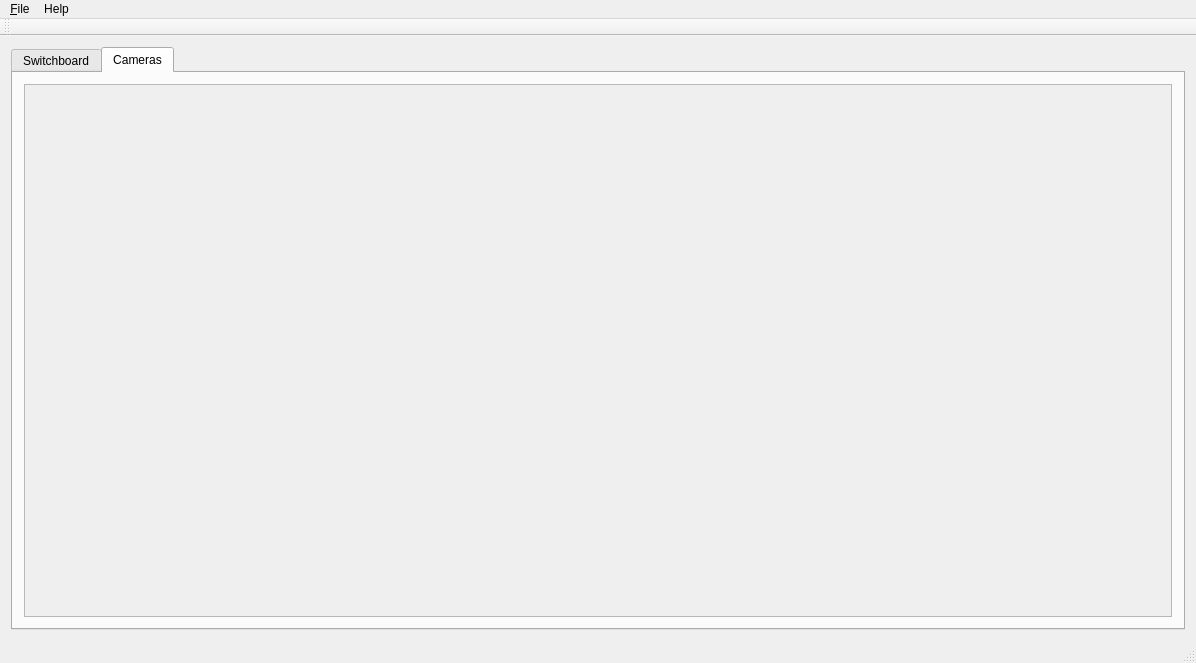
<?xml version="1.0" encoding="UTF-8"?>
<ui version="4.0">
 <class>MainWindow</class>
 <widget class="QMainWindow" name="MainWindow">
  <property name="geometry">
   <rect>
    <x>0</x>
    <y>0</y>
    <width>1196</width>
    <height>663</height>
   </rect>
  </property>
  <property name="windowTitle">
   <string>MainWindow</string>
  </property>
  <property name="documentMode">
   <bool>true</bool>
  </property>
  <property name="dockNestingEnabled">
   <bool>true</bool>
  </property>
  <widget class="QWidget" name="centralWidget">
   <layout class="QVBoxLayout" name="verticalLayout">
    <item>
     <widget class="QTabWidget" name="tabWidget">
      <property name="tabShape">
       <enum>QTabWidget::Rounded</enum>
      </property>
      <property name="currentIndex">
       <number>1</number>
      </property>
      <widget class="QWidget" name="tab">
       <attribute name="title">
        <string>Switchboard</string>
       </attribute>
       <layout class="QHBoxLayout" name="horizontalLayout">
        <item>
         <widget class="QScrollArea" name="switchPage">
          <property name="widgetResizable">
           <bool>true</bool>
          </property>
          <widget class="QWidget" name="scrollAreaWidgetContents">
           <property name="geometry">
            <rect>
             <x>0</x>
             <y>0</y>
             <width>1154</width>
             <height>530</height>
            </rect>
           </property>
          </widget>
         </widget>
        </item>
       </layout>
      </widget>
      <widget class="QWidget" name="cameraPage">
       <attribute name="title">
        <string>Cameras</string>
       </attribute>
       <layout class="QHBoxLayout" name="horizontalLayout_2">
        <item>
         <widget class="QScrollArea" name="scrollArea">
          <property name="sizeAdjustPolicy">
           <enum>QAbstractScrollArea::AdjustToContents</enum>
          </property>
          <property name="widgetResizable">
           <bool>true</bool>
          </property>
          <widget class="QWidget" name="scrollAreaWidgetContents_2">
           <property name="geometry">
            <rect>
             <x>0</x>
             <y>0</y>
             <width>1154</width>
             <height>530</height>
            </rect>
           </property>
          </widget>
         </widget>
        </item>
       </layout>
      </widget>
     </widget>
    </item>
   </layout>
  </widget>
  <widget class="QMenuBar" name="menuBar">
   <property name="geometry">
    <rect>
     <x>0</x>
     <y>0</y>
     <width>1196</width>
     <height>27</height>
    </rect>
   </property>
   <widget class="QMenu" name="menu_File">
    <property name="title">
     <string>&amp;File</string>
    </property>
    <addaction name="actionConnect"/>
    <addaction name="actionDisconnect"/>
    <addaction name="separator"/>
    <addaction name="actionQuit"/>
   </widget>
   <widget class="QMenu" name="menuHelp">
    <property name="title">
     <string>Help</string>
    </property>
    <addaction name="actionAbout"/>
   </widget>
   <addaction name="menu_File"/>
   <addaction name="menuHelp"/>
  </widget>
  <widget class="QStatusBar" name="statusBar"/>
  <widget class="QToolBar" name="mainToolBar">
   <attribute name="toolBarArea">
    <enum>TopToolBarArea</enum>
   </attribute>
   <attribute name="toolBarBreak">
    <bool>false</bool>
   </attribute>
  </widget>
  <action name="actionAbout">
   <property name="text">
    <string>About</string>
   </property>
  </action>
  <action name="actionQuit">
   <property name="text">
    <string>Quit</string>
   </property>
   <property name="shortcut">
    <string>Ctrl+Q</string>
   </property>
  </action>
  <action name="actionConnect">
   <property name="text">
    <string>Connect to server...</string>
   </property>
   <property name="shortcut">
    <string>Ctrl+C</string>
   </property>
  </action>
  <action name="actionDisconnect">
   <property name="text">
    <string>Disconnect</string>
   </property>
   <property name="shortcut">
    <string>Ctrl+D, Enter</string>
   </property>
  </action>
 </widget>
 <layoutdefault spacing="6" margin="11"/>
 <resources/>
 <connections>
  <connection>
   <sender>actionQuit</sender>
   <signal>triggered()</signal>
   <receiver>MainWindow</receiver>
   <slot>close()</slot>
   <hints>
    <hint type="sourcelabel">
     <x>-1</x>
     <y>-1</y>
    </hint>
    <hint type="destinationlabel">
     <x>199</x>
     <y>149</y>
    </hint>
   </hints>
  </connection>
 </connections>
</ui>
